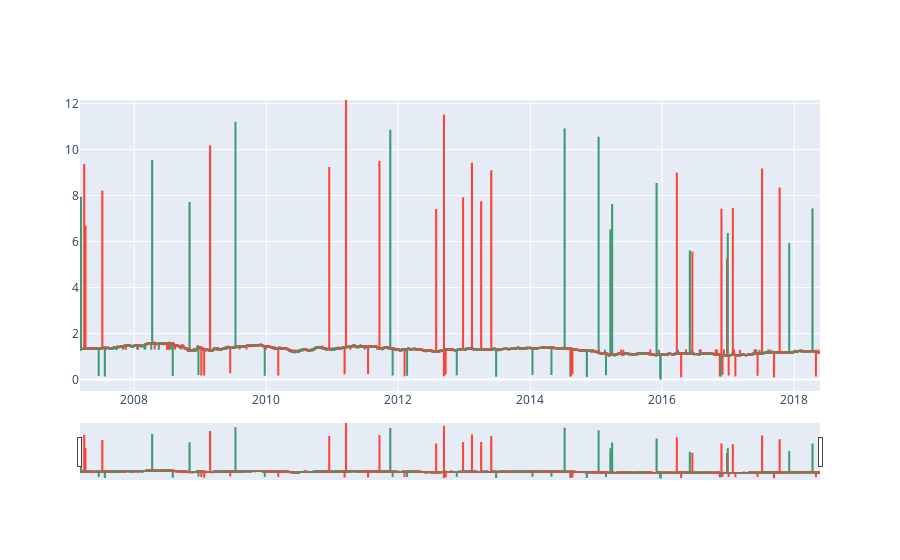

Notebook code cell kept with this figure:
### Code cell
fig = go.Figure(data=[go.Candlestick(x=train_cleaned['Time'],
                open=train_cleaned['Open'],
                high=train_cleaned['High'],
                low=train_cleaned['Low'],
                close=train_cleaned['Close'])])

fig.show()

### Figure 1 — Plotly figure (JSON) as saved in the notebook; plotly's stock layout.template omitted (floating-point values rounded to 4 significant figures; data arrays with more than 128 entries replaced by an {"elided": "..."} marker saying what was removed)
{"data": [{"close": {"elided": "3509 float values"}, "high": {"elided": "3509 float values"}, "low": {"elided": "3509 float values"}, "open": {"elided": "3509 float values"}, "type": "candlestick", "x": {"elided": "3509 str values"}}], "layout": {}}
